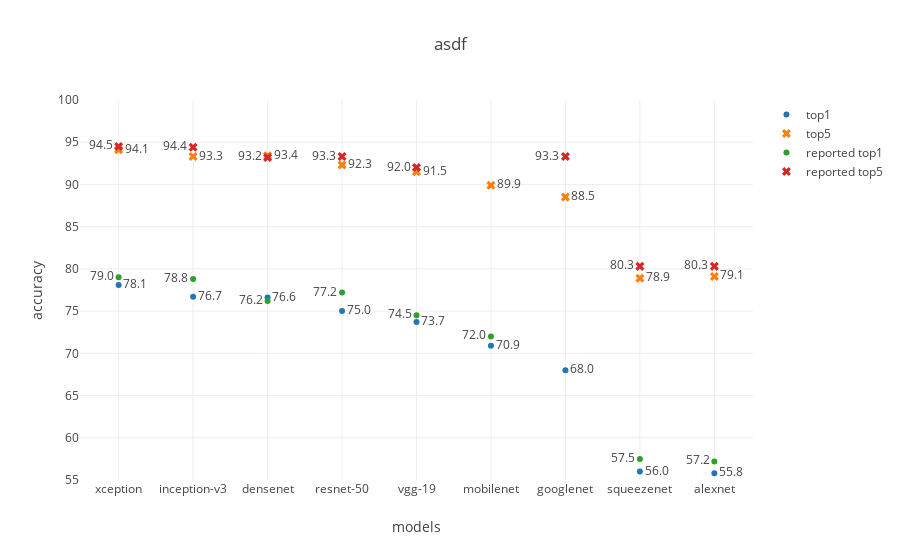

Source (notebook cell):
### Code cell
N = 100
random_x = np.linspace(0, 1, N)
random_y0 = np.random.randn(N)+5
random_y1 = np.random.randn(N)
random_y2 = np.random.randn(N)-5

# Create traces
data = [
        dict(type="scatter",
             x = [x["model"] for x in benchmark],
            y = [x["top1"] for x in benchmark],
            mode = 'markers+text',
            name = 'top1',
            text = [x["top1"] for x in benchmark],
            textposition='middle right') 
    , 
        dict(type="scatter",
             x = [x["model"] for x in benchmark],
            y = [x["top5"] for x in benchmark],
            mode = 'markers+text',
            name = 'top5',
            text = [x["top5"] for x in benchmark],
            textposition='middle right',
            marker= dict(symbol="x", size=8))  
    ,
        dict(type="scatter",
             x = [x["model"] for x in reported],
            y = [x["top1"] for x in reported],
            mode = 'markers+text',
            name = 'reported top1',
            text = [x["top1"] for x in reported],
            textposition='middle left') 
    , 
        dict(type="scatter",
             x = [x["model"] for x in reported],
            y = [x["top5"] for x in reported],
            mode = 'markers+text',
            name = 'reported top5',
            text = [x["top5"] for x in reported],
            textposition='middle left',
            marker= dict(symbol="x", size=8)) 
]


layout = dict(
        title="asdf",
        font=dict( size=12),
        xaxis=dict(
            title="models"
        ),
        yaxis=dict(
            title="accuracy",
            range=[55,100]
        )
    )


fig = dict( data=data, layout=layout )

iplot(fig, filename='line-mode', image="svg")

### Figure 1 — Plotly figure (JSON) as saved in the notebook; plotly's stock layout.template omitted (floating-point values rounded to 4 significant figures)
{"data": [{"mode": "markers+text", "name": "top1", "text": ["78.1", "76.7", "76.6", "75.0", "73.7", "70.9", "68.0", "56.0", "55.8"], "textposition": "middle right", "type": "scatter", "uid": "b264b4f8-57a3-11e9-ba85-507b9de543e8", "x": ["xception", "inception-v3", "densenet", "resnet-50", "vgg-19", "mobilenet", "googlenet", "squeezenet", "alexnet"], "y": [78.1, 76.7, 76.6, 75, 73.7, 70.9, 68, 56, 55.8]}, {"marker": {"size": 8, "symbol": "x"}, "mode": "markers+text", "name": "top5", "text": ["94.1", "93.3", "93.4", "92.3", "91.5", "89.9", "88.5", "78.9", "79.1"], "textposition": "middle right", "type": "scatter", "uid": "b264b80e-57a3-11e9-ba85-507b9de543e8", "x": ["xception", "inception-v3", "densenet", "resnet-50", "vgg-19", "mobilenet", "googlenet", "squeezenet", "alexnet"], "y": [94.1, 93.3, 93.4, 92.3, 91.5, 89.9, 88.5, 78.9, 79.1]}, {"mode": "markers+text", "name": "reported top1", "text": ["79.0", "78.8", "76.2", "77.2", "74.5", "72.0", "0", "57.5", "57.2"], "textposition": "middle left", "type": "scatter", "uid": "b264ba52-57a3-11e9-ba85-507b9de543e8", "x": ["xception", "inception-v3", "densenet", "resnet-50", "vgg-19", "mobilenet", "googlenet", "squeezenet", "alexnet"], "y": [79, 78.8, 76.2, 77.2, 74.5, 72, 0, 57.5, 57.2]}, {"marker": {"size": 8, "symbol": "x"}, "mode": "markers+text", "name": "reported top5", "text": ["94.5", "94.4", "93.2", "93.3", "92.0", "0", "93.3", "80.3", "80.3"], "textposition": "middle left", "type": "scatter", "uid": "b264bc64-57a3-11e9-ba85-507b9de543e8", "x": ["xception", "inception-v3", "densenet", "resnet-50", "vgg-19", "mobilenet", "googlenet", "squeezenet", "alexnet"], "y": [94.5, 94.4, 93.2, 93.3, 92, 0, 93.3, 80.3, 80.3]}], "layout": {"font": {"size": 12}, "title": "asdf", "xaxis": {"title": "models"}, "yaxis": {"range": [55, 100], "title": "accuracy"}}}
